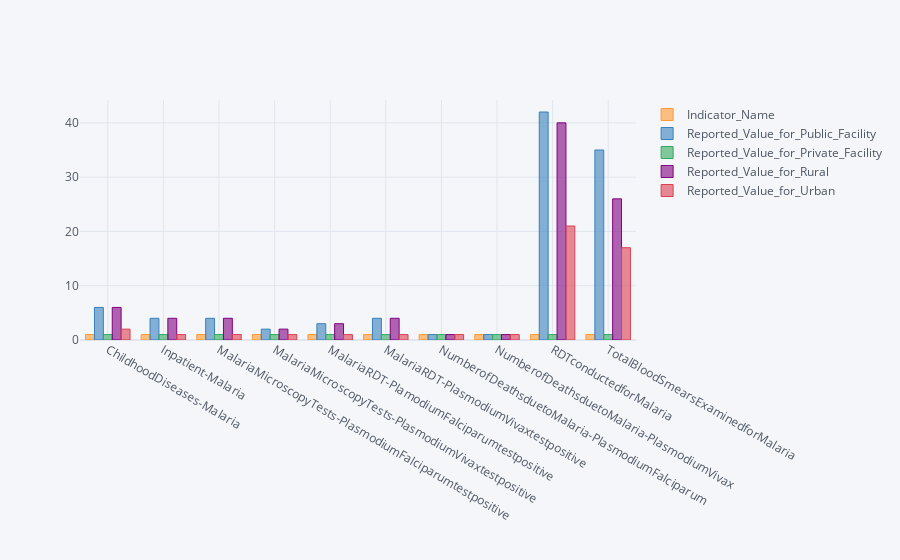

The code cell stored with this chart in its notebook:
### Markdown cell above
## Malaria Positive Patients

### Code cell
df_malaria.iplot(kind="bar")

### Figure 1 — Plotly figure (JSON) as saved in the notebook; plotly's stock layout.template omitted (floating-point values rounded to 4 significant figures)
{"data": [{"marker": {"color": "rgba(255, 153, 51, 0.6)", "line": {"color": "rgba(255, 153, 51, 1.0)", "width": 1}}, "name": "Indicator_Name", "orientation": "v", "text": "", "type": "bar", "x": ["ChildhoodDiseases-Malaria", "Inpatient-Malaria", "MalariaMicroscopyTests-PlasmodiumFalciparumtestpositive", "MalariaMicroscopyTests-PlasmodiumVivaxtestpositive", "MalariaRDT-PlamodiumFalciparumtestpositive", "MalariaRDT-PlasmodiumVivaxtestpositive", "NumberofDeathsduetoMalaria-PlasmodiumFalciparum", "NumberofDeathsduetoMalaria-PlasmodiumVivax", "RDTconductedforMalaria", "TotalBloodSmearsExaminedforMalaria"], "y": [1, 1, 1, 1, 1, 1, 1, 1, 1, 1]}, {"marker": {"color": "rgba(55, 128, 191, 0.6)", "line": {"color": "rgba(55, 128, 191, 1.0)", "width": 1}}, "name": "Reported_Value_for_Public_Facility", "orientation": "v", "text": "", "type": "bar", "x": ["ChildhoodDiseases-Malaria", "Inpatient-Malaria", "MalariaMicroscopyTests-PlasmodiumFalciparumtestpositive", "MalariaMicroscopyTests-PlasmodiumVivaxtestpositive", "MalariaRDT-PlamodiumFalciparumtestpositive", "MalariaRDT-PlasmodiumVivaxtestpositive", "NumberofDeathsduetoMalaria-PlasmodiumFalciparum", "NumberofDeathsduetoMalaria-PlasmodiumVivax", "RDTconductedforMalaria", "TotalBloodSmearsExaminedforMalaria"], "y": [6, 4, 4, 2, 3, 4, 1, 1, 42, 35]}, {"marker": {"color": "rgba(50, 171, 96, 0.6)", "line": {"color": "rgba(50, 171, 96, 1.0)", "width": 1}}, "name": "Reported_Value_for_Private_Facility", "orientation": "v", "text": "", "type": "bar", "x": ["ChildhoodDiseases-Malaria", "Inpatient-Malaria", "MalariaMicroscopyTests-PlasmodiumFalciparumtestpositive", "MalariaMicroscopyTests-PlasmodiumVivaxtestpositive", "MalariaRDT-PlamodiumFalciparumtestpositive", "MalariaRDT-PlasmodiumVivaxtestpositive", "NumberofDeathsduetoMalaria-PlasmodiumFalciparum", "NumberofDeathsduetoMalaria-PlasmodiumVivax", "RDTconductedforMalaria", "TotalBloodSmearsExaminedforMalaria"], "y": [1, 1, 1, 1, 1, 1, 1, 1, 1, 1]}, {"marker": {"color": "rgba(128, 0, 128, 0.6)", "line": {"color": "rgba(128, 0, 128, 1.0)", "width": 1}}, "name": "Reported_Value_for_Rural", "orientation": "v", "text": "", "type": "bar", "x": ["ChildhoodDiseases-Malaria", "Inpatient-Malaria", "MalariaMicroscopyTests-PlasmodiumFalciparumtestpositive", "MalariaMicroscopyTests-PlasmodiumVivaxtestpositive", "MalariaRDT-PlamodiumFalciparumtestpositive", "MalariaRDT-PlasmodiumVivaxtestpositive", "NumberofDeathsduetoMalaria-PlasmodiumFalciparum", "NumberofDeathsduetoMalaria-PlasmodiumVivax", "RDTconductedforMalaria", "TotalBloodSmearsExaminedforMalaria"], "y": [6, 4, 4, 2, 3, 4, 1, 1, 40, 26]}, {"marker": {"color": "rgba(219, 64, 82, 0.6)", "line": {"color": "rgba(219, 64, 82, 1.0)", "width": 1}}, "name": "Reported_Value_for_Urban", "orientation": "v", "text": "", "type": "bar", "x": ["ChildhoodDiseases-Malaria", "Inpatient-Malaria", "MalariaMicroscopyTests-PlasmodiumFalciparumtestpositive", "MalariaMicroscopyTests-PlasmodiumVivaxtestpositive", "MalariaRDT-PlamodiumFalciparumtestpositive", "MalariaRDT-PlasmodiumVivaxtestpositive", "NumberofDeathsduetoMalaria-PlasmodiumFalciparum", "NumberofDeathsduetoMalaria-PlasmodiumVivax", "RDTconductedforMalaria", "TotalBloodSmearsExaminedforMalaria"], "y": [2, 1, 1, 1, 1, 1, 1, 1, 21, 17]}], "layout": {"legend": {"bgcolor": "#F5F6F9", "font": {"color": "#4D5663"}}, "paper_bgcolor": "#F5F6F9", "plot_bgcolor": "#F5F6F9", "title": {"font": {"color": "#4D5663"}}, "xaxis": {"gridcolor": "#E1E5ED", "showgrid": true, "tickfont": {"color": "#4D5663"}, "title": {"font": {"color": "#4D5663"}, "text": ""}, "zerolinecolor": "#E1E5ED"}, "yaxis": {"gridcolor": "#E1E5ED", "showgrid": true, "tickfont": {"color": "#4D5663"}, "title": {"font": {"color": "#4D5663"}, "text": ""}, "zerolinecolor": "#E1E5ED"}}}
